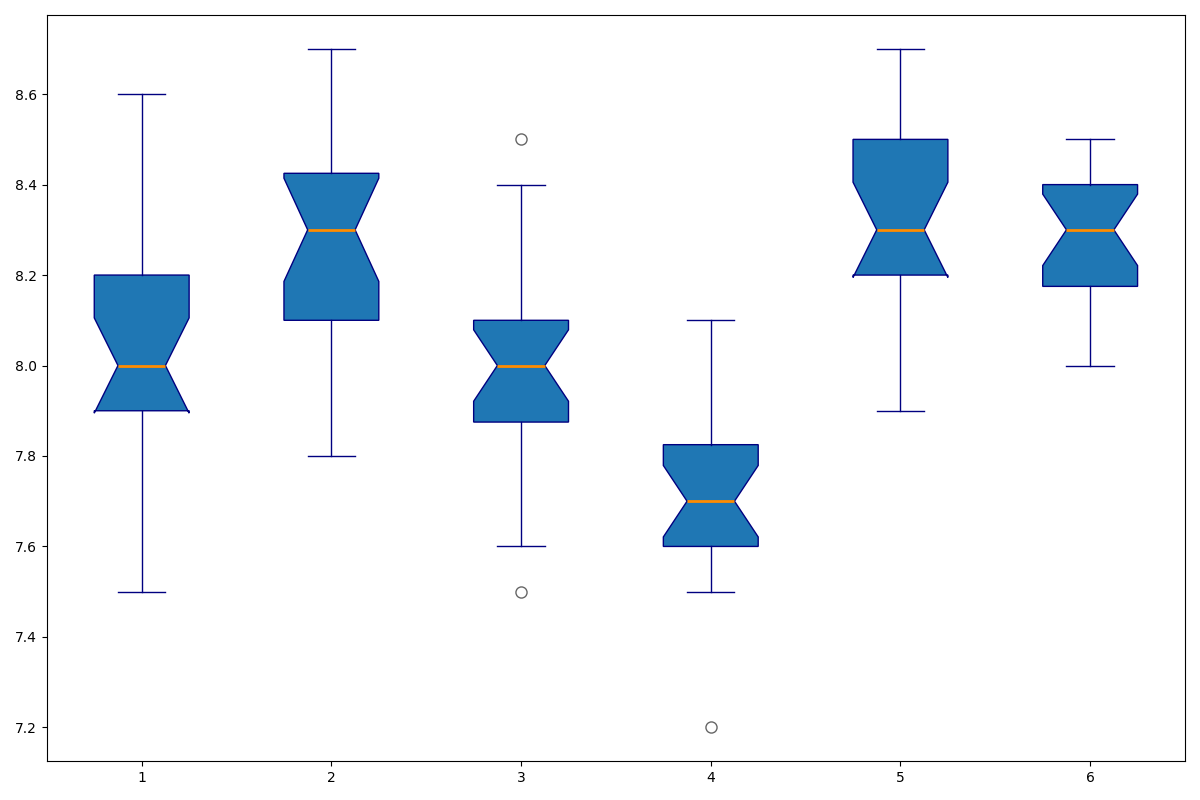

Generate this figure with Python:
import matplotlib.pyplot as plt

# Data
basketball_sleep_hours = [7.5, 8, 8.1, 7.9, 8.3, 8, 7.8, 8.2, 8.3, 8.1, 7.9, 8, 7.5, 8, 8.2, 8.4, 8.6, 7.8, 8.1, 7.9]
football_sleep_hours = [8.5, 8.1, 7.9, 8, 8.4, 8.2, 7.8, 8.1, 8.2, 8.3, 8.5, 8.4, 8.3, 8.1, 8.6, 8.7, 8.5, 8.3, 8.2, 8.4]
swimming_sleep_hours = [7.8, 7.5, 7.9, 8, 8.1, 8.3, 8.4, 7.9, 8, 7.7, 7.8, 8.2, 8, 7.9, 8.1, 8.5, 7.9, 8, 7.6, 8.1]
running_sleep_hours = [7.2, 7.5, 7.8, 7.7, 7.9, 7.6, 7.8, 7.6, 7.5, 7.7, 7.9, 8, 7.6, 7.8, 7.7, 8.1, 7.9, 7.5, 7.8, 7.6]
cycling_sleep_hours = [8.3, 8.1, 7.9, 8.4, 8.2, 8.6, 8.1, 8.3, 8.2, 8.7, 8.5, 8.3, 8.4, 8.2, 8.6, 8.1, 8.5, 8.3, 8.7, 8.2]

# Additional data for Yoga
yoga_sleep_hours = [8.2, 8.0, 8.1, 8.2, 8.4, 8.3, 8.1, 8.3, 8.4, 8.5, 8.3, 8.2, 8.4, 8.3, 8.1, 8.5, 8.2, 8.4, 8.3, 8.1]

sleep_hours_data = [basketball_sleep_hours, football_sleep_hours, swimming_sleep_hours, running_sleep_hours, cycling_sleep_hours, yoga_sleep_hours]

fig, ax = plt.subplots(figsize=(12, 8))

ax.boxplot(sleep_hours_data, patch_artist=True, notch=True,
           boxprops=dict(color='navy'),
           whiskerprops=dict(color='navy'),
           capprops=dict(color='navy'),
           flierprops=dict(marker='o', color='red', markersize=8, alpha=0.6),
           medianprops=dict(color='darkorange', linewidth=2))

plt.tight_layout()
plt.show()
